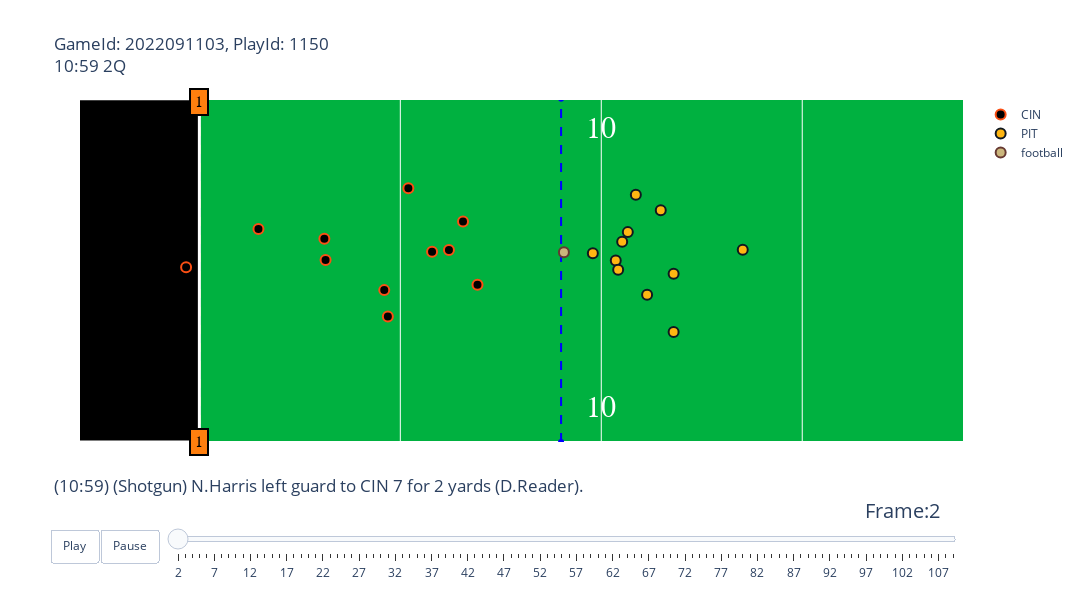

Write notebook code for a chart like this one.
### Code cell
fig

### Figure 1 — Plotly figure (JSON) as saved in the notebook; plotly's stock layout.template omitted (floating-point values rounded to 4 significant figures)
{"data": [{"hoverinfo": "none", "mode": "text", "showlegend": false, "text": ["10", "20", "30", "40", "50", "40", "30", "20", "10"], "textfont": {"color": "#ffffff", "family": "Courier New, monospace", "size": 30}, "type": "scatter", "x": [20, 30, 40, 50, 60, 70, 80, 90, 100], "y": [5, 5, 5, 5, 5, 5, 5, 5, 5]}, {"hoverinfo": "none", "mode": "text", "showlegend": false, "text": ["10", "20", "30", "40", "50", "40", "30", "20", "10"], "textfont": {"color": "#ffffff", "family": "Courier New, monospace", "size": 30}, "type": "scatter", "x": [20, 30, 40, 50, 60, 70, 80, 90, 100], "y": [48.5, 48.5, 48.5, 48.5, 48.5, 48.5, 48.5, 48.5, 48.5]}, {"hoverinfo": "none", "line": {"color": "blue", "dash": "dash"}, "showlegend": false, "type": "scatter", "x": [19, 19], "y": [0, 53.5]}, {"hoverinfo": "none", "line": {"color": "yellow", "dash": "dash"}, "showlegend": false, "type": "scatter", "x": [10, 10], "y": [0, 53.5]}, {"fill": "toself", "fillcolor": "#000000", "hoverinfo": "skip", "line": {"color": "white", "width": 3}, "mode": "lines", "opacity": 1, "showlegend": false, "type": "scatter", "x": [0, 0, 10, 10, 0], "y": [0, 53.5, 53.5, 0, 0]}, {"fill": "toself", "fillcolor": "#FFB612", "hoverinfo": "skip", "line": {"color": "white", "width": 3}, "mode": "lines", "opacity": 1, "showlegend": false, "type": "scatter", "x": [110, 110, 120, 120, 110], "y": [0, 53.5, 53.5, 0, 0]}, {"hoverinfo": "text", "hovertext": ["nflId:43299<br>displayName:Eli Apple<br>Player Speed:6.89 MPH", "nflId:43350<br>displayName:Vonn Bell<br>Player Speed:2.886 MPH", "nflId:43455<br>displayName:D.J. Reader<br>Player Speed:0.0 MPH", "nflId:43641<br>displayName:Mike Hilton<br>Player Speed:5.548 MPH", "nflId:44872<br>displayName:Chidobe Awuzie<br>Player Speed:3.333 MPH", "nflId:44915<br>displayName:Trey Hendrickson<br>Player Speed:1.432 MPH", "nflId:46123<br>displayName:Jessie Bates<br>Player Speed:3.669 MPH", "nflId:46138<br>displayName:B.J. Hill<br>Player Speed:3.087 MPH", "nflId:46146<br>displayName:Sam Hubbard<br>Player Speed:1.432 MPH", "nflId:47855<br>displayName:Germaine Pratt<br>Player Speed:0.828 MPH", "nflId:52473<br>displayName:Logan Wilson<br>Player Speed:1.409 MPH"], "marker": {"color": "#000000", "line": {"color": "#FB4F14", "width": 2}, "size": 10}, "mode": "markers", "name": "CIN", "type": "scatter", "x": [14.69, 11.47, 16.21, 14.6, 15.2, 16.92, 9.67, 15.79, 16.56, 13.11, 13.14], "y": [19.57, 33.19, 29.94, 23.67, 39.56, 24.51, 27.25, 29.64, 34.38, 31.69, 28.35]}, {"hoverinfo": "text", "hovertext": ["nflId:44814<br>displayName:Mitchell Trubisky<br>Player Speed:0.94 MPH", "nflId:46108<br>displayName:James Daniels<br>Player Speed:1.186 MPH", "nflId:46161<br>displayName:Chukwuma Okorafor<br>Player Speed:1.32 MPH", "nflId:46166<br>displayName:Mason Cole<br>Player Speed:1.678 MPH", "nflId:47849<br>displayName:Diontae Johnson<br>Player Speed:7.136 MPH", "nflId:52457<br>displayName:Chase Claypool<br>Player Speed:9.216 MPH", "nflId:52543<br>displayName:Kevin Dotson<br>Player Speed:1.32 MPH", "nflId:53453<br>displayName:Najee Harris<br>Player Speed:5.391 MPH", "nflId:53484<br>displayName:Pat Freiermuth<br>Player Speed:4.608 MPH", "nflId:53557<br>displayName:Dan Moore<br>Player Speed:2.147 MPH", "nflId:54517<br>displayName:George Pickens<br>Player Speed:9.731 MPH"], "marker": {"color": "#FFB612", "line": {"color": "#101820", "width": 2}, "size": 10}, "mode": "markers", "name": "PIT", "type": "scatter", "x": [23.52, 20.52, 20.66, 19.79, 20.86, 21.14, 20.36, 21.48, 21.8, 20.42, 21.8], "y": [29.97, 31.22, 32.71, 29.42, 38.52, 22.95, 28.3, 36.12, 26.23, 26.85, 17.15]}, {"hoverinfo": "none", "marker": {"color": "#CBB67C", "line": {"color": "#663831", "width": 2}, "size": 10}, "mode": "markers", "name": "football", "type": "scatter", "x": [19.07], "y": [29.59]}], "layout": {"annotations": [{"align": "center", "bgcolor": "#ff7f0e", "bordercolor": "black", "borderpad": 4, "borderwidth": 2, "font": {"color": "black", "family": "Courier New, monospace", "size": 16}, "opacity": 1, "showarrow": false, "text": "1", "x": 10, "y": 0}, {"align": "center", "bgcolor": "#ff7f0e", "bordercolor": "black", "borderpad": 4, "borderwidth": 2, "font": {"color": "black", "family": "Courier New, monospace", "size": 16}, "opacity": 1, "showarrow": false, "text": "1", "x": 10, "y": 53}, {"font": {"color": "White", "family": "Courier New, monospace", "size": 32}, "showarrow": false, "text": "CIN", "textangle": -90, "x": 5, "y": 26.75}, {"font": {"color": "White", "family": "Courier New, monospace", "size": 32}, "showarrow": false, "text": "PIT", "textangle": 90, "x": 115, "y": 26.75}], "autosize": false, "height": 600, "plot_bgcolor": "#00B140", "sliders": [{"active": 0, "currentvalue": {"font": {"size": 20}, "prefix": "Frame:", "visible": true, "xanchor": "right"}, "len": 0.9, "pad": {"b": 10, "t": 50}, "steps": [{"args": [[2], {"frame": {"duration": 100, "redraw": false}, "mode": "immediate", "transition": {"duration": 0}}], "label": "2", "method": "animate"}, {"args": [[3], {"frame": {"duration": 100, "redraw": false}, "mode": "immediate", "transition": {"duration": 0}}], "label": "3", "method": "animate"}, {"args": [[4], {"frame": {"duration": 100, "redraw": false}, "mode": "immediate", "transition": {"duration": 0}}], "label": "4", "method": "animate"}, {"args": [[5], {"frame": {"duration": 100, "redraw": false}, "mode": "immediate", "transition": {"duration": 0}}], "label": "5", "method": "animate"}, {"args": [[6], {"frame": {"duration": 100, "redraw": false}, "mode": "immediate", "transition": {"duration": 0}}], "label": "6", "method": "animate"}, {"args": [[7], {"frame": {"duration": 100, "redraw": false}, "mode": "immediate", "transition": {"duration": 0}}], "label": "7", "method": "animate"}, {"args": [[8], {"frame": {"duration": 100, "redraw": false}, "mode": "immediate", "transition": {"duration": 0}}], "label": "8", "method": "animate"}, {"args": [[9], {"frame": {"duration": 100, "redraw": false}, "mode": "immediate", "transition": {"duration": 0}}], "label": "9", "method": "animate"}, {"args": [[10], {"frame": {"duration": 100, "redraw": false}, "mode": "immediate", "transition": {"duration": 0}}], "label": "10", "method": "animate"}, {"args": [[11], {"frame": {"duration": 100, "redraw": false}, "mode": "immediate", "transition": {"duration": 0}}], "label": "11", "method": "animate"}, {"args": [[12], {"frame": {"duration": 100, "redraw": false}, "mode": "immediate", "transition": {"duration": 0}}], "label": "12", "method": "animate"}, {"args": [[13], {"frame": {"duration": 100, "redraw": false}, "mode": "immediate", "transition": {"duration": 0}}], "label": "13", "method": "animate"}, {"args": [[14], {"frame": {"duration": 100, "redraw": false}, "mode": "immediate", "transition": {"duration": 0}}], "label": "14", "method": "animate"}, {"args": [[15], {"frame": {"duration": 100, "redraw": false}, "mode": "immediate", "transition": {"duration": 0}}], "label": "15", "method": "animate"}, {"args": [[16], {"frame": {"duration": 100, "redraw": false}, "mode": "immediate", "transition": {"duration": 0}}], "label": "16", "method": "animate"}, {"args": [[17], {"frame": {"duration": 100, "redraw": false}, "mode": "immediate", "transition": {"duration": 0}}], "label": "17", "method": "animate"}, {"args": [[18], {"frame": {"duration": 100, "redraw": false}, "mode": "immediate", "transition": {"duration": 0}}], "label": "18", "method": "animate"}, {"args": [[19], {"frame": {"duration": 100, "redraw": false}, "mode": "immediate", "transition": {"duration": 0}}], "label": "19", "method": "animate"}, {"args": [[20], {"frame": {"duration": 100, "redraw": false}, "mode": "immediate", "transition": {"duration": 0}}], "label": "20", "method": "animate"}, {"args": [[21], {"frame": {"duration": 100, "redraw": false}, "mode": "immediate", "transition": {"duration": 0}}], "label": "21", "method": "animate"}, {"args": [[22], {"frame": {"duration": 100, "redraw": false}, "mode": "immediate", "transition": {"duration": 0}}], "label": "22", "method": "animate"}, {"args": [[23], {"frame": {"duration": 100, "redraw": false}, "mode": "immediate", "transition": {"duration": 0}}], "label": "23", "method": "animate"}, {"args": [[24], {"frame": {"duration": 100, "redraw": false}, "mode": "immediate", "transition": {"duration": 0}}], "label": "24", "method": "animate"}, {"args": [[25], {"frame": {"duration": 100, "redraw": false}, "mode": "immediate", "transition": {"duration": 0}}], "label": "25", "method": "animate"}, {"args": [[26], {"frame": {"duration": 100, "redraw": false}, "mode": "immediate", "transition": {"duration": 0}}], "label": "26", "method": "animate"}, {"args": [[27], {"frame": {"duration": 100, "redraw": false}, "mode": "immediate", "transition": {"duration": 0}}], "label": "27", "method": "animate"}, {"args": [[28], {"frame": {"duration": 100, "redraw": false}, "mode": "immediate", "transition": {"duration": 0}}], "label": "28", "method": "animate"}, {"args": [[29], {"frame": {"duration": 100, "redraw": false}, "mode": "immediate", "transition": {"duration": 0}}], "label": "29", "method": "animate"}, {"args": [[30], {"frame": {"duration": 100, "redraw": false}, "mode": "immediate", "transition": {"duration": 0}}], "label": "30", "method": "animate"}, {"args": [[31], {"frame": {"duration": 100, "redraw": false}, "mode": "immediate", "transition": {"duration": 0}}], "label": "31", "method": "animate"}, {"args": [[32], {"frame": {"duration": 100, "redraw": false}, "mode": "immediate", "transition": {"duration": 0}}], "label": "32", "method": "animate"}, {"args": [[33], {"frame": {"duration": 100, "redraw": false}, "mode": "immediate", "transition": {"duration": 0}}], "label": "33", "method": "animate"}, {"args": [[34], {"frame": {"duration": 100, "redraw": false}, "mode": "immediate", "transition": {"duration": 0}}], "label": "34", "method": "animate"}, {"args": [[35], {"frame": {"duration": 100, "redraw": false}, "mode": "immediate", "transition": {"duration": 0}}], "label": "35", "method": "animate"}, {"args": [[36], {"frame": {"duration": 100, "redraw": false}, "mode": "immediate", "transition": {"duration": 0}}], "label": "36", "method": "animate"}, {"args": [[37], {"frame": {"duration": 100, "redraw": false}, "mode": "immediate", "transition": {"duration": 0}}], "label": "37", "method": "animate"}, {"args": [[38], {"frame": {"duration": 100, "redraw": false}, "mode": "immediate", "transition": {"duration": 0}}], "label": "38", "method": "animate"}, {"args": [[39], {"frame": {"duration": 100, "redraw": false}, "mode": "immediate", "transition": {"duration": 0}}], "label": "39", "method": "animate"}, {"args": [[40], {"frame": {"duration": 100, "redraw": false}, "mode": "immediate", "transition": {"duration": 0}}], "label": "40", "method": "animate"}, {"args": [[41], {"frame": {"duration": 100, "redraw": false}, "mode": "immediate", "transition": {"duration": 0}}], "label": "41", "method": "animate"}, {"args": [[42], {"frame": {"duration": 100, "redraw": false}, "mode": "immediate", "transition": {"duration": 0}}], "label": "42", "method": "animate"}, {"args": [[43], {"frame": {"duration": 100, "redraw": false}, "mode": "immediate", "transition": {"duration": 0}}], "label": "43", "method": "animate"}, {"args": [[44], {"frame": {"duration": 100, "redraw": false}, "mode": "immediate", "transition": {"duration": 0}}], "label": "44", "method": "animate"}, {"args": [[45], {"frame": {"duration": 100, "redraw": false}, "mode": "immediate", "transition": {"duration": 0}}], "label": "45", "method": "animate"}, {"args": [[46], {"frame": {"duration": 100, "redraw": false}, "mode": "immediate", "transition": {"duration": 0}}], "label": "46", "method": "animate"}, {"args": [[47], {"frame": {"duration": 100, "redraw": false}, "mode": "immediate", "transition": {"duration": 0}}], "label": "47", "method": "animate"}, {"args": [[48], {"frame": {"duration": 100, "redraw": false}, "mode": "immediate", "transition": {"duration": 0}}], "label": "48", "method": "animate"}, {"args": [[49], {"frame": {"duration": 100, "redraw": false}, "mode": "immediate", "transition": {"duration": 0}}], "label": "49", "method": "animate"}, {"args": [[50], {"frame": {"duration": 100, "redraw": false}, "mode": "immediate", "transition": {"duration": 0}}], "label": "50", "method": "animate"}, {"args": [[51], {"frame": {"duration": 100, "redraw": false}, "mode": "immediate", "transition": {"duration": 0}}], "label": "51", "method": "animate"}, {"args": [[52], {"frame": {"duration": 100, "redraw": false}, "mode": "immediate", "transition": {"duration": 0}}], "label": "52", "method": "animate"}, {"args": [[53], {"frame": {"duration": 100, "redraw": false}, "mode": "immediate", "transition": {"duration": 0}}], "label": "53", "method": "animate"}, {"args": [[54], {"frame": {"duration": 100, "redraw": false}, "mode": "immediate", "transition": {"duration": 0}}], "label": "54", "method": "animate"}, {"args": [[55], {"frame": {"duration": 100, "redraw": false}, "mode": "immediate", "transition": {"duration": 0}}], "label": "55", "method": "animate"}, {"args": [[56], {"frame": {"duration": 100, "redraw": false}, "mode": "immediate", "transition": {"duration": 0}}], "label": "56", "method": "animate"}, {"args": [[57], {"frame": {"duration": 100, "redraw": false}, "mode": "immediate", "transition": {"duration": 0}}], "label": "57", "method": "animate"}, {"args": [[58], {"frame": {"duration": 100, "redraw": false}, "mode": "immediate", "transition": {"duration": 0}}], "label": "58", "method": "animate"}, {"args": [[59], {"frame": {"duration": 100, "redraw": false}, "mode": "immediate", "transition": {"duration": 0}}], "label": "59", "method": "animate"}, {"args": [[60], {"frame": {"duration": 100, "redraw": false}, "mode": "immediate", "transition": {"duration": 0}}], "label": "60", "method": "animate"}, {"args": [[61], {"frame": {"duration": 100, "redraw": false}, "mode": "immediate", "transition": {"duration": 0}}], "label": "61", "method": "animate"}, {"args": [[62], {"frame": {"duration": 100, "redraw": false}, "mode": "immediate", "transition": {"duration": 0}}], "label": "62", "method": "animate"}, {"args": [[63], {"frame": {"duration": 100, "redraw": false}, "mode": "immediate", "transition": {"duration": 0}}], "label": "63", "method": "animate"}, {"args": [[64], {"frame": {"duration": 100, "redraw": false}, "mode": "immediate", "transition": {"duration": 0}}], "label": "64", "method": "animate"}, {"args": [[65], {"frame": {"duration": 100, "redraw": false}, "mode": "immediate", "transition": {"duration": 0}}], "label": "65", "method": "animate"}, {"args": [[66], {"frame": {"duration": 100, "redraw": false}, "mode": "immediate", "transition": {"duration": 0}}], "label": "66", "method": "animate"}, {"args": [[67], {"frame": {"duration": 100, "redraw": false}, "mode": "immediate", "transition": {"duration": 0}}], "label": "67", "method": "animate"}, {"args": [[68], {"frame": {"duration": 100, "redraw": false}, "mode": "immediate", "transition": {"duration": 0}}], "label": "68", "method": "animate"}, {"args": [[69], {"frame": {"duration": 100, "redraw": false}, "mode": "immediate", "transition": {"duration": 0}}], "label": "69", "method": "animate"}, {"args": [[70], {"frame": {"duration": 100, "redraw": false}, "mode": "immediate", "transition": {"duration": 0}}], "label": "70", "method": "animate"}, {"args": [[71], {"frame": {"duration": 100, "redraw": false}, "mode": "immediate", "transition": {"duration": 0}}], "label": "71", "method": "animate"}, {"args": [[72], {"frame": {"duration": 100, "redraw": false}, "mode": "immediate", "transition": {"duration": 0}}], "label": "72", "method": "animate"}, {"args": [[73], {"frame": {"duration": 100, "redraw": false}, "mode": "immediate", "transition": {"duration": 0}}], "label": "73", "method": "animate"}, {"args": [[74], {"frame": {"duration": 100, "redraw": false}, "mode": "immediate", "transition": {"duration": 0}}], "label": "74", "method": "animate"}, {"args": [[75], {"frame": {"duration": 100, "redraw": false}, "mode": "immediate", "transition": {"duration": 0}}], "label": "75", "method": "animate"}, {"args": [[76], {"frame": {"duration": 100, "redraw": false}, "mode": "immediate", "transition": {"duration": 0}}], "label": "76", "method": "animate"}, {"args": [[77], {"frame": {"duration": 100, "redraw": false}, "mode": "immediate", "transition": {"duration": 0}}], "label": "77", "method": "animate"}, {"args": [[78], {"frame": {"duration": 100, "redraw": false}, "mode": "immediate", "transition": {"duration": 0}}], "label": "78", "method": "animate"}, {"args": [[79], {"frame": {"duration": 100, "redraw": false}, "mode": "immediate", "transition": {"duration": 0}}], "label": "79", "method": "animate"}, {"args": [[80], {"frame": {"duration": 100, "redraw": false}, "mode": "immediate", "transition": {"duration": 0}}], "label": "80", "method": "animate"}, {"args": [[81], {"frame": {"duration": 100, "redraw": false}, "mode": "immediate", "transition": {"duration": 0}}], "label": "81", "method": "animate"}, {"args": [[82], {"frame": {"duration": 100, "redraw": false}, "mode": "immediate", "transition": {"duration": 0}}], "label": "82", "method": "animate"}, {"args": [[83], {"frame": {"duration": 100, "redraw": false}, "mode": "immediate", "transition": {"duration": 0}}], "label": "83", "method": "animate"}, {"args": [[84], {"frame": {"duration": 100, "redraw": false}, "mode": "immediate", "transition": {"duration": 0}}], "label": "84", "method": "animate"}, {"args": [[85], {"frame": {"duration": 100, "redraw": false}, "mode": "immediate", "transition": {"duration": 0}}], "label": "85", "method": "animate"}, {"args": [[86], {"frame": {"duration": 100, "redraw": false}, "mode": "immediate", "transition": {"duration": 0}}], "label": "86", "method": "animate"}, {"args": [[87], {"frame": {"duration": 100, "redraw": false}, "mode": "immediate", "transition": {"duration": 0}}], "label": "87", "method": "animate"}, {"args": [[88], {"frame": {"duration": 100, "redraw": false}, "mode": "immediate", "transition": {"duration": 0}}], "label": "88", "method": "animate"}, {"args": [[89], {"frame": {"duration": 100, "redraw": false}, "mode": "immediate", "transition": {"duration": 0}}], "label": "89", "method": "animate"}, {"args": [[90], {"frame": {"duration": 100, "redraw": false}, "mode": "immediate", "transition": {"duration": 0}}], "label": "90", "method": "animate"}, {"args": [[91], {"frame": {"duration": 100, "redraw": false}, "mode": "immediate", "transition": {"duration": 0}}], "label": "91", "method": "animate"}, {"args": [[92], {"frame": {"duration": 100, "redraw": false}, "mode": "immediate", "transition": {"duration": 0}}], "label": "92", "method": "animate"}, {"args": [[93], {"frame": {"duration": 100, "redraw": false}, "mode": "immediate", "transition": {"duration": 0}}], "label": "93", "method": "animate"}, {"args": [[94], {"frame": {"duration": 100, "redraw": false}, "mode": "immediate", "transition": {"duration": 0}}], "label": "94", "method": "animate"}, {"args": [[95], {"frame": {"duration": 100, "redraw": false}, "mode": "immediate", "transition": {"duration": 0}}], "label": "95", "method": "animate"}, {"args": [[96], {"frame": {"duration": 100, "redraw": false}, "mode": "immediate", "transition": {"duration": 0}}], "label": "96", "method": "animate"}, {"args": [[97], {"frame": {"duration": 100, "redraw": false}, "mode": "immediate", "transition": {"duration": 0}}], "label": "97", "method": "animate"}, {"args": [[98], {"frame": {"duration": 100, "redraw": false}, "mode": "immediate", "transition": {"duration": 0}}], "label": "98", "method": "animate"}, {"args": [[99], {"frame": {"duration": 100, "redraw": false}, "mode": "immediate", "transition": {"duration": 0}}], "label": "99", "method": "animate"}, {"args": [[100], {"frame": {"duration": 100, "redraw": false}, "mode": "immediate", "transition": {"duration": 0}}], "label": "100", "method": "animate"}, {"args": [[101], {"frame": {"duration": 100, "redraw": false}, "mode": "immediate", "transition": {"duration": 0}}], "label": "101", "method": "animate"}, {"args": [[102], {"frame": {"duration": 100, "redraw": false}, "mode": "immediate", "transition": {"duration": 0}}], "label": "102", "method": "animate"}, {"args": [[103], {"frame": {"duration": 100, "redraw": false}, "mode": "immediate", "transition": {"duration": 0}}], "label": "103", "method": "animate"}, {"args": [[104], {"frame": {"duration": 100, "redraw": false}, "mode": "immediate", "transition": {"duration": 0}}], "label": "104", "method": "animate"}, {"args": [[105], {"frame": {"duration": 100, "redraw": false}, "mode": "immediate", "transition": {"duration": 0}}], "label": "105", "method": "animate"}, {"args": [[106], {"frame": {"duration": 100, "redraw": false}, "mode": "immediate", "transition": {"duration": 0}}], "label": "106", "method": "animate"}, {"args": [[107], {"frame": {"duration": 100, "redraw": false}, "mode": "immediate", "transition": {"duration": 0}}], "label": "107", "method": "animate"}, {"args": [[108], {"frame": {"duration": 100, "redraw": false}, "mode": "immediate", "transition": {"duration": 0}}], "label": "108", "method": "animate"}, {"args": [[109], {"frame": {"duration": 100, "redraw": false}, "mode": "immediate", "transition": {"duration": 0}}], "label": "109", "method": "animate"}], "transition": {"duration": 300, "easing": "cubic-in-out"}, "x": 0.1, "xanchor": "left", "y": 0, "yanchor": "top"}], "title": {"text": "GameId: 2022091103, PlayId: 1150<br>10:59 2Q<br><br><br><br><br><br><br><br><br><br><br><br><br><br><br><br><br><br><br>(10:59) (Shotgun) N.Harris left guard to CIN 7 for 2 yards (D.Reader)."}, "updatemenus": [{"buttons": [{"args": [null, {"frame": {"duration": 100, "redraw": false}, "fromcurrent": true, "transition": {"duration": 0}}], "label": "Play", "method": "animate"}, {"args": [[null], {"frame": {"duration": 0, "redraw": false}, "mode": "immediate", "transition": {"duration": 0}}], "label": "Pause", "method": "animate"}], "direction": "left", "pad": {"r": 10, "t": 87}, "showactive": false, "type": "buttons", "x": 0.1, "xanchor": "right", "y": 0, "yanchor": "top"}], "width": 1080, "xaxis": {"autorange": false, "range": [7.03, 29], "showticklabels": false, "tickmode": "array", "tickvals": [10, 15, 20, 25, 30, 35, 40, 45, 50, 55, 60, 65, 70, 75, 80, 85, 90, 95, 100, 105]}, "yaxis": {"autorange": false, "range": [0, 53.3], "showgrid": false, "showticklabels": false}}}
